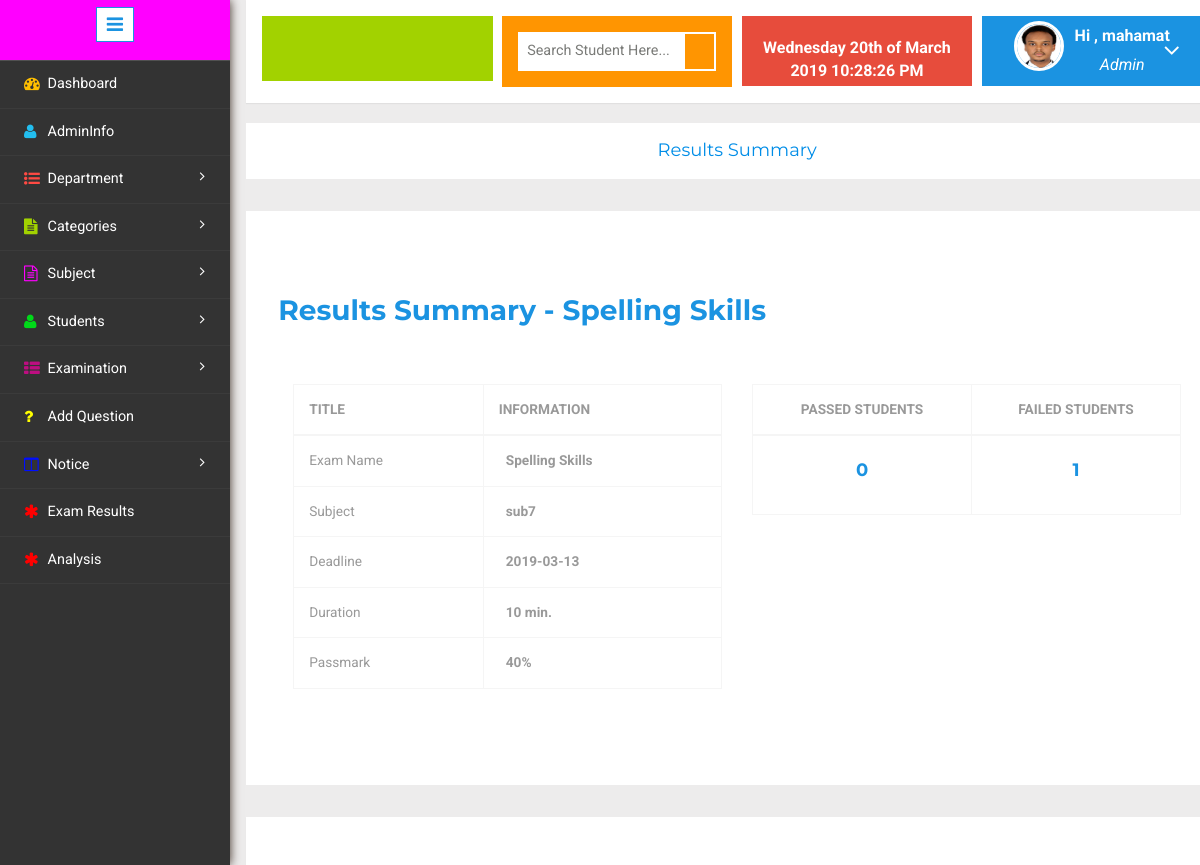
Page /admin/summary.php?eid=18 (signed in) on the earlier database version.
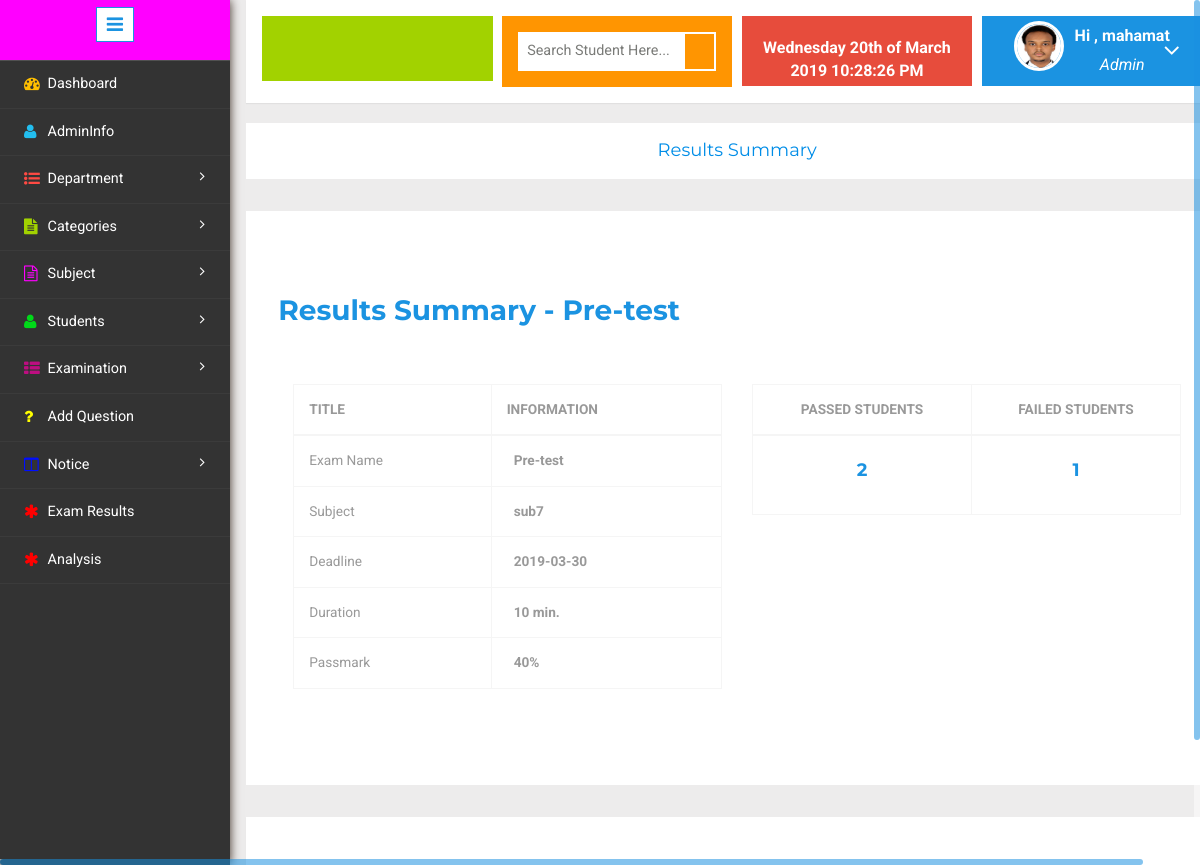
Same page on the later database version.
### tables this page shows
CREATE TABLE `examtbl` (
  `examid` int(11) NOT NULL,
  `examname` varchar(50) NOT NULL,
  `duration` int(255) NOT NULL,
  `percentage` int(255) NOT NULL,
  `reexam` int(255) NOT NULL,
  `deadline` varchar(20) NOT NULL,
  `subname` varchar(50) NOT NULL,
  `deptname` varchar(50) NOT NULL,
  `catname` varchar(50) NOT NULL,
  `instruction` longtext NOT NULL,
  `status` tinyint(1) NOT NULL
);

### admin/summary.php (the view, shortened to what this page needs)
<!DOCTYPE HTML>
<html>
<head>
</head>
<body>
<div class="page-container">
<div class="left-content">
<div class="mother-grid-inner">
<?php
if($_SESSION["userid"]==true)
{
include("header.php");
if (isset($_GET['eid'])) {
$exam_id = $_GET['eid'];
$sql = "SELECT * FROM examtbl WHERE examid = '$exam_id'";
$result = mysql_query($sql);
if (mysql_num_rows($result) > 0) {
    while($row = mysql_fetch_assoc($result)) {
	 $exsubject = $row['subname'];
	 $exname = $row['examname'];
	 $exdate = $row['deadline'];
	 $exduration = $row['duration'];
	 $expassmark = $row['percentage'];
    }
} else {
    header("location:./");
}
$stdpass = 0;
$stdfail = 0;
$sql = "SELECT * FROM assesmenttbl WHERE examid = '$exam_id'";
$result = mysql_query($sql);
if (mysql_num_rows($result)) {
    while($row = mysql_fetch_assoc($result)) {
     $status = $row['status'];
	 if ($status == "PASS"){
		 $stdpass++;
	 }else{
		$stdfail++;
	 }
    }
} else {
}
}else{
	header("location:./");
}
?>
	<ol class="breadcrumb">
                <center><li class="breadcrumb-item"><h4><a href="">Results Summary </a></h4></li></center>
            </ol>
<div class="agile-grids">
<div class="agile-tables">
<div class="w3l-table-info">
      <div class="grid_3 grid_5 ">
      <h3>Results Summary - <?php echo "$exname"; ?> </h3>
				<div class="col-md-6 agileits-w3layouts">
					<table class="table table-bordered">
						<thead>
							<tr>
								<th><b>Title</b></th>
								<th><b>Information</b></th>
							</tr>
						</thead>
						<tbody>
							<tr>
								<span><b><td>Exam Name</td></b></span>
								<td><span class=" "><b><?php echo "$exname"; ?></b></span></td>
							</tr>
							<tr>
								<b><td>Subject</td></b>
								<td><span class=""><b><?php echo "$exsubject"; ?> </b></span></td>
							</tr>
							<tr>
								<b><td>Deadline</td></b>
								<td><span class=""><b><?php echo "$exdate"; ?></b></span></td>
							</tr>
							<tr>
								<b><td>Duration</td></b>
								<td><span class=""><b><?php echo "$exduration"; ?></b> <b>min.</b></span></td>
							</tr>
							<tr>
								<b><td>Passmark</td></b>
								<td><span><b><?php echo "$expassmark"; ?><b>%</b></span></td>
							</tr>
						</tbody>
					</table>
				</div>
				<div class="col-md-6 agileits-w3layouts">
				<table class="table table-bordered">
						<thead>
							<tr>
								<th><center><b>Passed Students</b></center></th>
								<th><center><b>Failed Students</b></center></th>
							</tr>
						</thead>
						<tbody>
							<tr>
								<td><center><h4><?php echo "$stdpass"; ?></h4></center></td>
								<td><center><h4><?php echo "$stdfail"; ?></h4></center></td>
							</tr>
						</tbody>
				</table>
				</div>
            <div class="clearfix"> </div>
            </div>
</div>
</div>
</div>
<?php include("footer.php"); ?>
	<?php include("sidebar.php");
	?>
	<?php }
else
	header('location:login.php');
?>
</body>
</html>

Differences in the rows shown:
changed examtbl "sub7": examname "Spelling Skills" → "Pre-test"; deadline "2019-03-13" → "2019-03-30"
Other differences:
$stdpass: "0" → "2"
